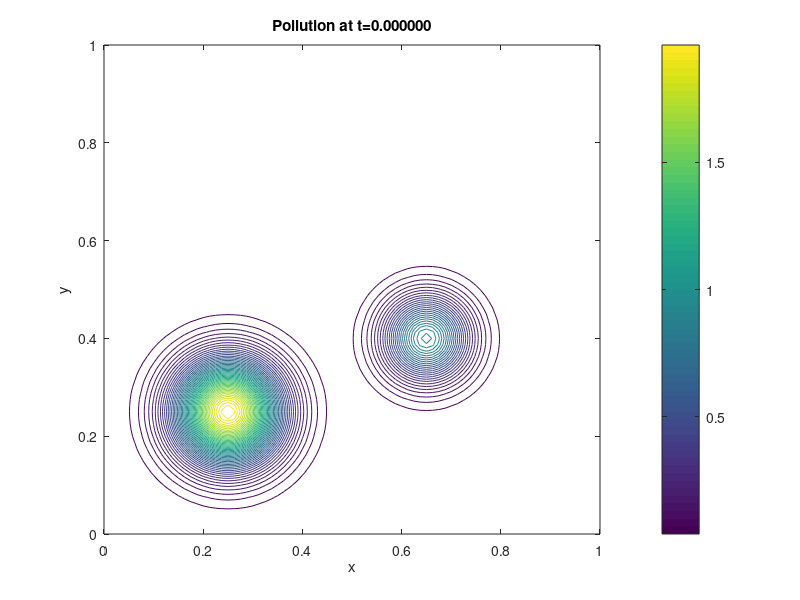

This figure's MATLAB source:
clear variables; close all; clc;

%% Set-up

% Discretization parameters
nx = 81;
ny = 81;
dt = 0.025;
dx = 1/(nx-1);
dy = 1/(ny-1);

% Time interval
t_0 = 0;
tf = 0.25;

% Problem parameters
D = 0.05;
kindergarten = [0.5, 0.5];
W = 1;
theta = pi/2;
a1 = 2;
a2 = 1;
s1 = 100;
s2 = 150;

% Set up arrays for later
x = 0:dx:1;
y = 0:dy:1;
t = 0:dt:tf;
nt = length(t);

%% Create u
% the first dimension of u is the flattened spatial dimension,
% and the second dimension is time
u = zeros(ny*nx, nt);

boundaries = [1:ny 1:ny:ny*nx ny:ny:ny*nx nx*(ny-1)+1:nx*ny];
% (above) might be less confusing to use the G function for this...

%% Initial condition
u0 = a1*exp(-s1*bsxfun(@plus, (x-0.25).^2, (y'-0.25).^2)) + ...
     a2*exp(-s2*bsxfun(@plus, (x-0.65).^2, (y'-0.4).^2));
u(:,1) = u0(:); % flatten 
u(boundaries,1) = 0; % set initial condition at boundaries to 0

%% Initial plot

uplot = reshape(u, [ny, nx, nt]);

num_contours = 50;

figure;
contour(x, y, uplot(:,:,1), num_contours);
colorbar;
title(sprintf('Pollution at t=%f', 0));
xlabel('x');
ylabel('y');
